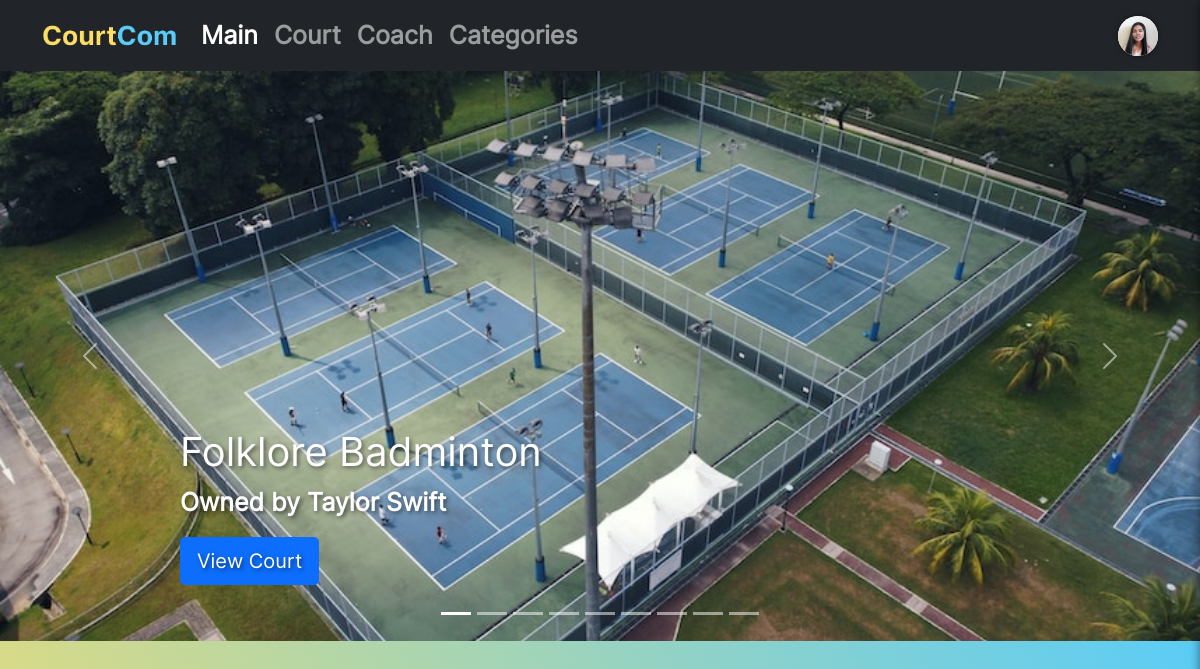
The page /dashboard (signed in) on the database its author committed.
### tables this page shows
CREATE TABLE `court` (
  `court_ID` int(6) NOT NULL,
  `user_ID` int(6) NOT NULL,
  `court_name` varchar(50) NOT NULL,
  `court_image` varchar(100) NOT NULL,
  `court_address` varchar(50) NOT NULL,
  `court_desc` varchar(300) NOT NULL,
  `court_type` varchar(50) NOT NULL,
  `rph` double NOT NULL,
  `Availability` varchar(50) NOT NULL
);

CREATE TABLE `users` (
  `user_id` int(6) NOT NULL,
  `fname` varchar(30) NOT NULL,
  `lname` varchar(30) NOT NULL,
  `user_pic` varchar(300) NOT NULL,
  `usertype` varchar(30) NOT NULL,
  `email` varchar(50) NOT NULL,
  `pnumber` varchar(11) NOT NULL,
  `password` varchar(50) NOT NULL
);

### dashboard.php (the view, shortened to what this page needs)
<!DOCTYPE html>
<html>
	<head>
		<link rel="stylesheet" type="text/css" href="static/bootstrap/bootstrap-5.0.2-dist/css/bootstrap.min.css">
		<link rel="stylesheet" type="text/css" href="https://cdnjs.cloudflare.com/ajax/libs/font-awesome/4.7.0/css/font-awesome.min.css">
		<link rel="stylesheet" type="text/css" href="static/css/dashboard.css">
	</head>
	<body class="bg-container">
		<nav class="navbar navbar-expand-lg navbar-dark bg-dark">
			<div class="container-xl">
				<a class="navbar-brand" href="dashboard"><img src="static/images/CourtCom_Logo_more_stroke.png" width="135"></a>
				<div class="collapse navbar-collapse" id="navbarsExample07XL">
				<ul class="navbar-nav me-auto mb-2 mb-lg-0">
					<li class="nav-item active">
					<a class="nav-link active" aria-current="page" href="#">Main</a>
					</li>
					<li class="nav-item">
					<a class="nav-link" href="courts">Court</a>
					</li>
					<li class="nav-item">
					<a class="nav-link" href="#">Coach</a>
					</li>
					<li class="nav-item">
					<a class="nav-link" href="#">Categories</a>
					</li>
				</ul>
				<div class="profile-icon" onclick="toggleSideMenu()">
					<img src="<?php echo $_SESSION["user_pic"]; ?>" width="20">
				</div>
				</div>
			</div>
		</nav>
<div >
	<div id="myCarousel" class="carousel slide" data-bs-ride="carousel">
	<div class="carousel-indicators">
		<?php
		include "userdb.php";
		$query = "SELECT court.court_id, court.court_name, court.court_image, users.fname, users.lname FROM court JOIN users ON court.user_ID = users.user_id";
		$result = mysqli_query($conn, $query);
		if ($result) {
			$count = 0;
			while ($row = mysqli_fetch_assoc($result)) {
			$active = "";
			if ($count == 0) {
				$active = "active";
			}
		?>
			<button type="button" data-bs-target="#myCarousel" data-bs-slide-to="<?php echo $count; ?>" class="<?php echo $active; ?>" aria-label="Slide <?php echo $count+1; ?>" aria-current="<?php echo $count == 0 ? 'true' : 'false'; ?>"></button>
		<?php
			$count++;
			}
		} else {
			echo "Error: " . mysqli_error($conn);
		}
		?>
	</div>
	<div class="carousel-inner">
		<?php
		include "userdb.php";
		$query = "SELECT court.court_id, court.court_name, court.court_image, users.fname, users.lname FROM court JOIN users ON court.user_ID = users.user_id";
		$result = mysqli_query($conn, $query);
		if ($result) {
			$count = 0;
			while ($row = mysqli_fetch_assoc($result)) {
			$active = "";
			if ($count == 0) {
				$active = "active";
			}
		?>
			<div class="carousel-item <?php echo $active; ?>">
				<img src="<?php echo $row['court_image']; ?>" class="d-block w-100 crop-img" alt="<?php echo $row['court_name']; ?>">
				<div class="container">
				<div class="carousel-caption text-start">
					<h1><?php echo $row['court_name']; ?></h1>
					<p>Owned by <?php echo $row['fname'].' '.$row['lname']; ?></p>
					<p><a class="btn btn-lg btn-primary" href="view-court?id=<?php echo $row['court_id']; ?>">View Court</a></p>
				</div>
				</div>
			</div>
		<?php
			$count++;
			}
		} else {
			echo "Error: " . mysqli_error($conn);
		}
		?>
	</div>
	<button class="carousel-control-prev" type="button" data-bs-target="#myCarousel" data-bs-slide="prev">
		<span class="carousel-control-prev-icon" aria-hidden="true"></span>
	</button>
		<button class="carousel-control-next" type="button" data-bs-target="#myCarousel" data-bs-slide="next">
		<span class="carousel-control-next-icon" aria-hidden="true"></span>
		</button>
	</div>
</div>
	</body>
</html>

### static/css/dashboard.css (style rules this page uses)
body { font-family: Inter; font-weight: bold; font-size: 25px; }
.navbar { position: sticky; top: 0; z-index: 9999; }
h1, p { text-shadow: 2px 2px 4px rgba(0, 0, 0, 0.5); }
.crop-img { object-fit: cover; height: 570px; }
.bg-container { background-color: #fff; height: 100%; width: 100%; background: -webkit-linear-gradient(60deg, #fcde67 100%, #5BCCF6 100%); background: linear-gradient(60deg, #fcde67, #5BCCF6); background-size: 100% 100%; }
.profile-icon { display: flex; justify-content: center; align-items: center; width: 40px; height: 40px; background-color: #fff; border-radius: 50%; box-shadow: 0 0 5px rgba(0, 0, 0, 0.5); cursor: pointer; }
.profile-icon img { object-fit: cover; width: 40px; height: 40px; border-radius: 50%; }

### rows shown on the page
court: court_image+court_name (picture), court_name "Folklore Badminton", user_ID.fname "Taylor", user_ID.lname "Swift"
